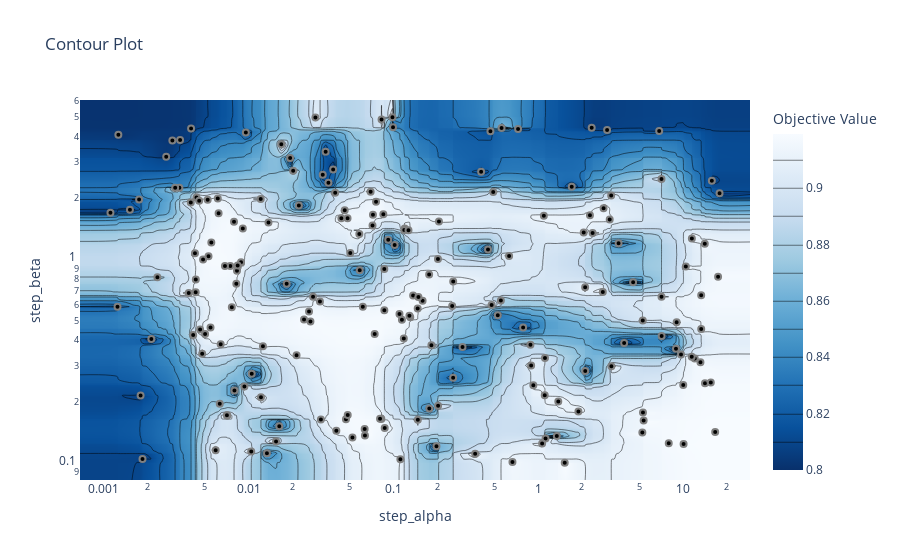

The code cell stored with this chart in its notebook:
### Markdown cell above
Используя `optuna.visualization.plot_contour`, нарисуйте график зависимости `step_alpha - step_beta - objective`. Используйте аргумент `target`, чтобы обрезать значения лоссов, которые портят тепловую карту. <br>
Для каждого `batch_size` выведите такой график в отдельной ячейке.

### Code cell
def clipper_example(frozen_trial):
    #! Почему мы хотим отрезать большие лоссы, наверное наоборот маленькие
    max_value = 0.8
    return min(frozen_trial.value, max_value)

def myclipper_example(frozen_trial):
    min_value = 0.8
    return max(frozen_trial.value, min_value)

# Неясно как разделить на батчи
optuna.visualization.plot_contour(
    study,
    params=['step_alpha', 'step_beta'], 
    # Как с помощью этого обрезать значения - неясно
    target=myclipper_example, 
)

### Figure 1 — Plotly figure (JSON) as saved in the notebook; plotly's stock layout.template omitted (floating-point values rounded to 4 significant figures; data arrays with more than 128 entries replaced by an {"elided": "..."} marker saying what was removed)
{"data": [{"colorbar": {"title": {"text": "Objective Value"}}, "colorscale": [[0, "rgb(247,251,255)"], [0.125, "rgb(222,235,247)"], [0.25, "rgb(198,219,239)"], [0.375, "rgb(158,202,225)"], [0.5, "rgb(107,174,214)"], [0.625, "rgb(66,146,198)"], [0.75, "rgb(33,113,181)"], [0.875, "rgb(8,81,156)"], [1, "rgb(8,48,107)"]], "connectgaps": true, "contours": {"coloring": "heatmap"}, "hoverinfo": "none", "line": {"smoothing": 1.3}, "reversescale": true, "type": "contour", "x": {"elided": "202 float values"}, "y": {"elided": "202 float values"}, "z": {"elided": "202x202 float values"}}, {"marker": {"color": "black", "line": {"color": "Grey", "width": 2}}, "mode": "markers", "showlegend": false, "type": "scatter", "x": {"elided": "200 float values"}, "y": {"elided": "200 float values"}}], "layout": {"title": {"text": "Contour Plot"}, "xaxis": {"range": [-3.164, 1.461], "title": {"text": "step_alpha"}, "type": "log"}, "yaxis": {"range": [-1.084, 0.7821], "title": {"text": "step_beta"}, "type": "log"}}}
